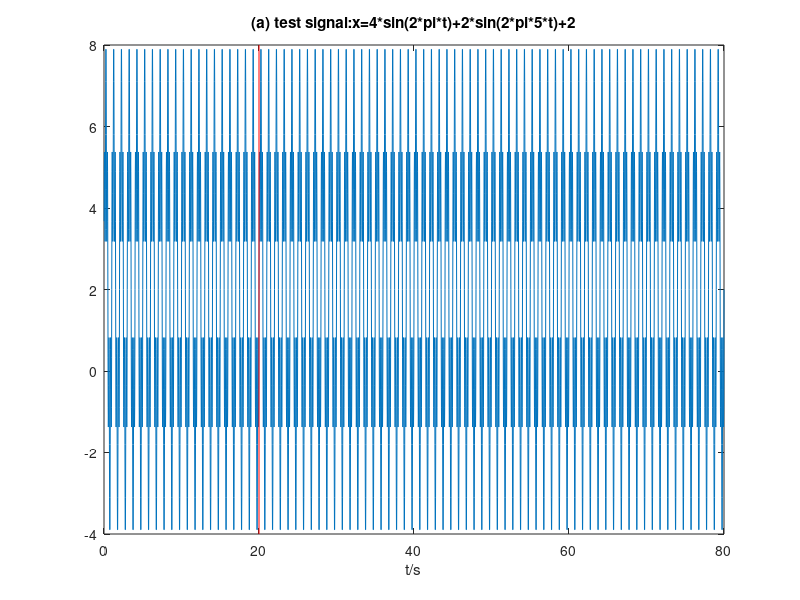
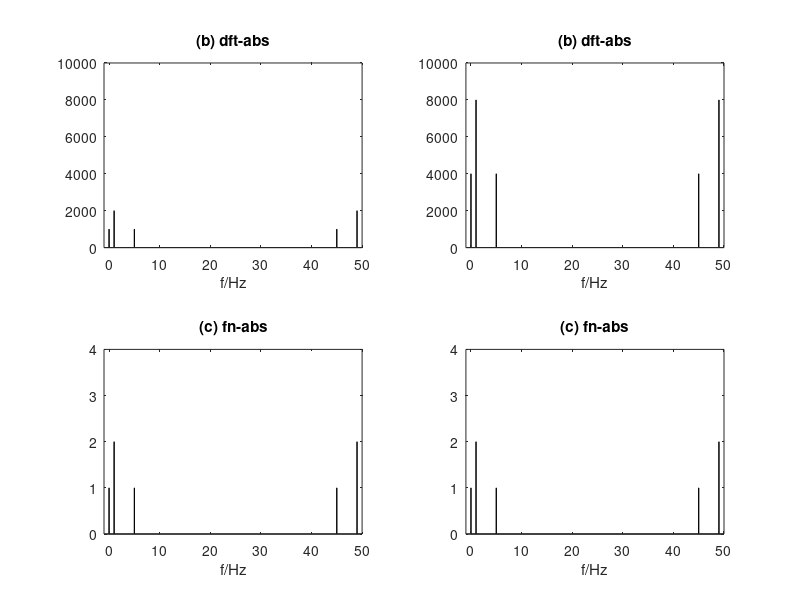
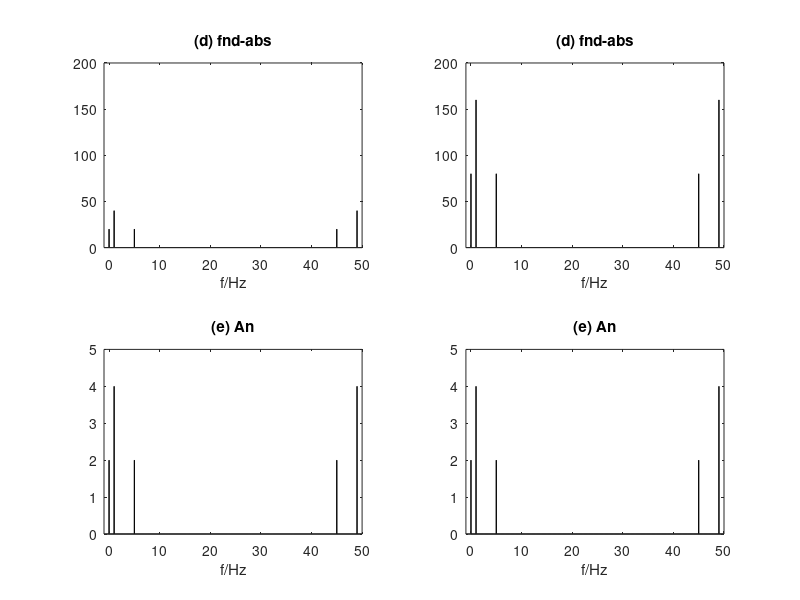
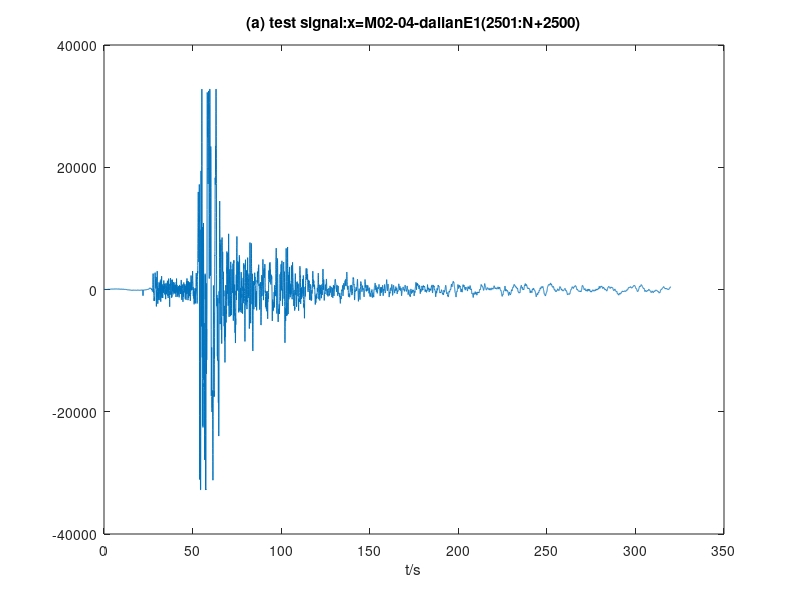

MATLAB code to generate these figures, in order:
%M02_06_fft_abs.m计算时间序列的DFT绝对值、
%按时间窗归一化的傅里叶谱振幅绝对值、
%傅里叶振幅谱密度绝对值
%傅里叶谱的真振幅
%第一类信号：持续的周期信号
%x(t)=3*sin(2*pi*t)+1.5*sin(2*pi*5*t)+2
%dt=0.01s,N=1024,t=dt*(1:N)
clearvars
inv=0.02;
shoLen=1000;
shoSeq=inv*(1:shoLen);
shoDat=4*sin(2*pi*shoSeq)+2*sin(2*pi*5*shoSeq)+2;
lonLen=4000;
lonSeq=inv*(1:lonLen);
lonDat=4*sin(2*pi*lonSeq)+2*sin(2*pi*5*lonSeq)+2;

figure
plot(lonSeq(1:lonLen),lonDat(1:lonLen))
hold on
plot([20,20],[8,-4],'r')
xlabel('t/s')
title('(a) test signal:x=4*sin(2*pi*t)+2*sin(2*pi*5*t)+2')
%--------------------------------------------------------------------------
shoFft=fft(shoDat);
dftAbs=abs(shoFft);
dftAbs(1)=dftAbs(1)/2;
fnAbs=abs(shoFft/shoLen);
fnAbs(1)=fnAbs(1)/2;
fndAbs=abs(inv*shoFft);
fndAbs(1)=fndAbs(1)/2;
an=2*abs(shoFft)/shoLen;
an(1)=an(1)/2;

df=1/(shoLen*inv);
f=df*(1:shoLen)-df;
df1=1/(lonLen*inv);
f1=df1*(1:lonLen)-df1;

%--------------------------------------------------------------------------

figure
y1=fft(lonDat);
dft_abs1=abs(y1);
dft_abs1(1)=dft_abs1(1)/2;
subplot(221)
bar(f(1:shoLen),dftAbs(1:shoLen),0.2)
axis([-1 df*shoLen 0 10000])
title('(b) dft-abs')
xlabel('f/Hz')
%------------------------------------
subplot(222)
bar(f1(1:lonLen),dft_abs1(1:lonLen),0.2)
axis([-1 df1*lonLen 0 10000])
title('(b) dft-abs')
xlabel('f/Hz')
%-------------------------------------
fn_abs1=abs(y1/lonLen);
fn_abs1(1)=fn_abs1(1)/2;
subplot(223)
bar(f(1:shoLen),fnAbs(1:shoLen),0.2)
axis([-1 df*shoLen 0 4])
title('(c) fn-abs')
xlabel('f/Hz')
subplot(224)
bar(f1(1:lonLen),fn_abs1(1:lonLen),0.2)
axis([-1 df1*lonLen 0 4])
title('(c) fn-abs')
xlabel('f/Hz')
%--------------------------------------------------------------------------
figure
fnd_abs1=abs(inv*y1);
fnd_abs1(1)=fnd_abs1(1)/2;
subplot(221)
bar(f(1:shoLen),fndAbs(1:shoLen),0.2)
axis([-1 df*shoLen 0 200])
title('(d) fnd-abs')
xlabel('f/Hz')
subplot(222)
bar(f1(1:lonLen),fnd_abs1(1:lonLen),0.2)
axis([-1 df1*lonLen 0 200])
title('(d) fnd-abs')
xlabel('f/Hz')
an1=2*abs(y1)/lonLen;
an1(1)=an1(1)/2;
subplot(223)
bar(f(1:shoLen),an(1:shoLen),0.2)
axis([-1 df*shoLen 0 5])
title('(e) An')
xlabel('f/Hz')
subplot(224)
bar(f1(1:lonLen),an1(1:lonLen),0.2)
axis([-1 df1*lonLen 0 5])
title('(e) An')
xlabel('f/Hz')
%--------------------------------------------------------------------------
%使用地震记录波形
lonLen=16000;
shoLen=8000;
load M02_04_dalianE1.txt; % 读入一道波形数据
lonDat(1:lonLen)=M02_04_dalianE1(2501:lonLen+2500);
shoDat(1:shoLen)=M02_04_dalianE1(2501:shoLen+2500);
inv=0.02;
shoSeq=inv*(1:shoLen);
df=1/(shoLen*inv);
f=df*(1:shoLen)-df;
shoFft=fft(shoDat);
dftAbs=abs(shoFft);
dftAbs(1)=dftAbs(1)/2;
fnAbs=abs(shoFft/shoLen);
fnAbs(1)=fnAbs(1)/2;
fndAbs=abs(inv*shoFft);
fndAbs(1)=fndAbs(1)/2;
an=2*abs(shoFft)/shoLen;
an(1)=an(1)/2;
lonSeq=inv*(1:lonLen);
df1=1/(lonLen*inv);
f1=df1*(1:lonLen)-df1;
%--------------------------------------------------------------------------
figure
plot(lonSeq(1:lonLen),lonDat(1:lonLen))
xlabel('t/s')
title('(a) test signal:x=M02-04-dalianE1(2501:N+2500)')
%--------------------------------------------------------------------------
figure
y1=fft(lonDat);
dft_abs1=abs(y1);
dft_abs1(1)=dft_abs1(1)/2;
subplot(221)
bar(f(1:shoLen),dftAbs(1:shoLen),0.2)
%axis([-1 df*N 0 5000])
axis([-1 df*shoLen 0 8000000])
title('(b) dft-abs')
xlabel('f/Hz')
%------------------------------------
subplot(222)
bar(f1(1:lonLen),dft_abs1(1:lonLen),0.2)
axis([-1 df1*lonLen 0 8000000])
title('(b) dft-abs')
xlabel('f/Hz')
%-------------------------------------
fn_abs1=abs(y1/lonLen);
fn_abs1(1)=fn_abs1(1)/2;
subplot(223)
bar(f(1:shoLen),fnAbs(1:shoLen),0.2)
axis([-1 df*shoLen 0 1200])
title('(c) fn-abs')
xlabel('f/Hz')
subplot(224)
bar(f1(1:lonLen),fn_abs1(1:lonLen),0.2)
axis([-1 df1*lonLen 0 1200])
title('(c) fn-abs')
xlabel('f/Hz')
%--------------------------------------------------------------------------
figure
fnd_abs1=abs(inv*y1);
fnd_abs1(1)=fnd_abs1(1)/2;
subplot(221)
bar(f(1:shoLen),fndAbs(1:shoLen),0.2)
axis([-1 df*shoLen 0 200000])
title('(d) fnd-abs')
xlabel('f/Hz')
subplot(222)
bar(f1(1:lonLen),fnd_abs1(1:lonLen),0.2)
axis([-1 df1*lonLen 0 200000])
title('(d) fnd-abs')
xlabel('f/Hz')
an1=2*abs(y1)/lonLen;
an1(1)=an1(1)/2;
subplot(223)
bar(f(1:shoLen),an(1:shoLen),0.2)
axis([-1 df*shoLen 0 1500])
title('(e) An')
xlabel('f/Hz')
subplot(224)
bar(f1(1:lonLen),an1(1:lonLen),0.2)
axis([-1 df1*lonLen 0 1500])
title('(e) An')
xlabel('f/Hz')
